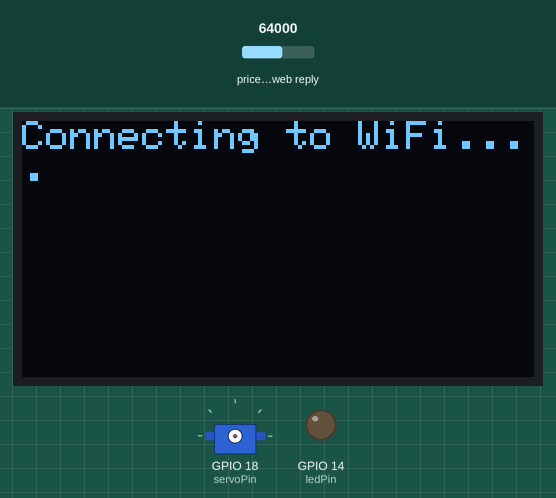
This sketch was run on a simulated ESP32. Shown: 128×64 one-colour display, servo, output pins drawn as LEDs (lit = HIGH). The inputs (shaded band) are chosen by the test bench; at power-on: price in the web reply 64000. WiFi joins after 1.5 s; servers stay silent unless stated; web services answer with replies made up by the test bench; what the sketch prints to the serial monitor is not drawn.

Above: at 0.6 s.
At 1.7 s:
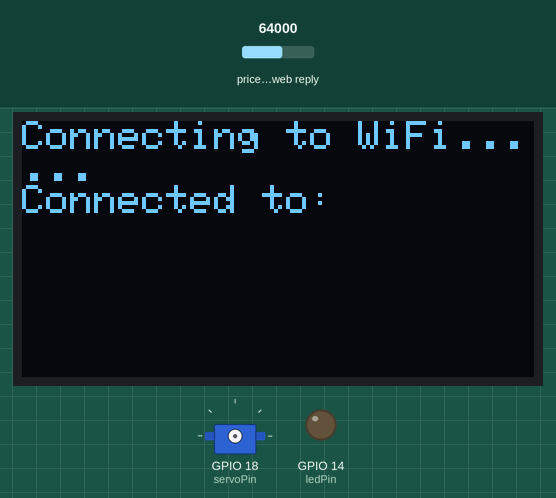
At 3.9 s:
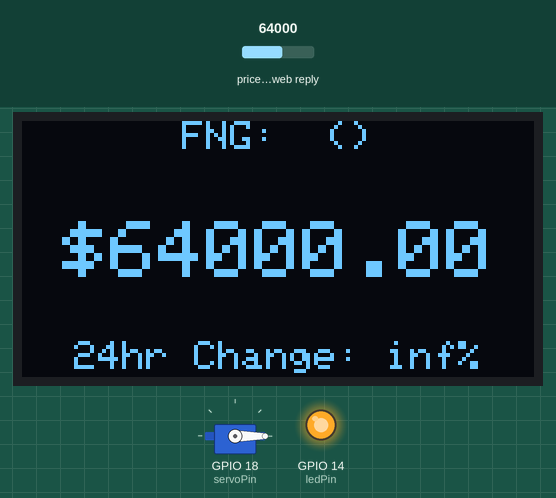

Measured:
- what the display in image 1 shows lasts 1.5 s, from 1.7 s to 3.2 s

The sketch:

btcdevice_OBSOLETE.ino
```cpp
#include <WiFi.h>
#include <WiFiClientSecure.h> // For secure HTTPS connection
#include <HTTPClient.h>
#include <ArduinoJson.h>
#include <ESP32Servo.h> // Use ESP32Servo instead of Servo.h
#include <Adafruit_SSD1306.h>
#include <Wire.h>
#include "secrets.h" // WiFi Configuration (WiFi name and Password)

// OLED display settings
#define SCREEN_WIDTH 128 // OLED display width, in pixels
#define SCREEN_HEIGHT 64 // OLED display height, in pixels
#define OLED_RESET    -1 // Reset pin # (or -1 if sharing Arduino reset pin)
#define SCREEN_ADDRESS 0x3C ///< See datasheet for Address; 0x3D for 128x64, 0x3C for 128x32
Adafruit_SSD1306 display(SCREEN_WIDTH, SCREEN_HEIGHT, &Wire, OLED_RESET);

const int ledPin = 14;    // GPIO14
const int servoPin = 18;
Servo servo;
int servoPos = 0;

// API settings for FNG
const char* fngHost = "api.alternative.me";
const String fngPath = "/fng/";

// API settings for Bitcoin
const char* bitcoinHost = "api.coindesk.com";
const String bitcoinPath = "/v1/bpi/currentprice/BTC.json";
const String historyPath = "/v1/bpi/historical/close.json";

// Timing intervals (in milliseconds)
unsigned long previousFNGMillis = 0;
unsigned long fngInterval = 60000; // 1 minute

unsigned long previousBitcoinMillis = 0;
unsigned long bitcoinInterval = 60000; // 1 minute

String fngValue = "";
String fngClassification = "";

double BTCUSDPrice = 0;
String dayChangeString = "";

void setup() {
  Serial.begin(115200);

  // Initialize OLED display
  if (!display.begin(SSD1306_SWITCHCAPVCC, SCREEN_ADDRESS)) {
    Serial.println(F("SSD1306 allocation failed"));
    for (;;); // Don't proceed, loop forever
  }
  display.clearDisplay();
  display.setTextSize(1);
  display.setTextColor(WHITE);
  display.println("Connecting to WiFi...");
  display.display();

  // Connect to WiFi
  WiFi.begin(SECRET_SSID, SECRET_WIFI_PASSWORD);
  Serial.print("Connecting to WiFi...");
  while (WiFi.status() != WL_CONNECTED) {
    delay(500);
    Serial.print(".");
    display.print(".");
    display.display();
  }
  Serial.println();
  Serial.println("WiFi connected");

  display.println("\nConnected to: ");
  display.print(SECRET_SSID);
  display.display();
  delay(1500);
  display.clearDisplay();
  display.display();

  // Initialize Servo
  servo.attach(servoPin, 500, 2400); // Attach servo with min and max pulse widths
  servo.write(servoPos);

  // Initialize LED, not working now
  pinMode(ledPin, OUTPUT);
  digitalWrite(ledPin, HIGH); // Turn LED on initially

  fetchFNGData();
  fetchBitcoinData();
}

void loop() {
  unsigned long currentMillis = millis();

  // Fetch FNG data at defined intervals
  if (currentMillis - previousFNGMillis >= fngInterval) {
    previousFNGMillis = currentMillis;
    fetchFNGData();
  }

  // Fetch Bitcoin data at defined intervals
  if (currentMillis - previousBitcoinMillis >= bitcoinInterval) {
    previousBitcoinMillis = currentMillis;
    fetchBitcoinData();
  }

  // Add any additional non-blocking code here
}

// Function to fetch and process FNG data
void fetchFNGData() {
  if (WiFi.status() == WL_CONNECTED) {
    HTTPClient http;
    WiFiClientSecure client;
    client.setInsecure(); // Not recommended for production

    String url = "https://" + String(fngHost) + fngPath;
    Serial.print("Connecting to FNG API: ");
    Serial.println(url);

    http.begin(client, url);
    int httpCode = http.GET();

    if (httpCode == HTTP_CODE_OK) {
      String payload = http.getString();
      StaticJsonDocument<300> doc;
      DeserializationError error = deserializeJson(doc, payload);

      if (error) {
        Serial.print(F("deserializeJson() failed: "));
        Serial.println(error.f_str());
        http.end();
        return;
      }

      fngValue = doc["data"][0]["value"].as<String>();
      fngClassification = doc["data"][0]["value_classification"].as<String>();
      String nextUpdate = doc["data"][0]["time_until_update"];
      Serial.print("Fear and Greed Index: ");
      Serial.println(fngValue);
      Serial.print("Classification: ");
      Serial.println(fngClassification);

      servoPos = abs((fngValue.toInt() * 1.8) - 180); // Map 0-100 to 0-180
      servo.write(servoPos);
      Serial.print("Servo Position: ");
      Serial.println(servoPos);

      if (fngValue.toInt() > 60) { // Greed
        digitalWrite(ledPin, HIGH); // Turn LED on
      } else if (fngValue.toInt() < 40) { // Fear
        digitalWrite(ledPin, LOW); // Turn LED off
      } else {
        // Medium, toggle LED
        digitalWrite(ledPin, !digitalRead(ledPin));
      }

    } else {
      Serial.print("FNG GET failed, error: ");
      Serial.println(httpCode);
    }
    http.end();
  } else {
    Serial.println("WiFi not connected");
  }
}

// Function to fetch and process Bitcoin data
void fetchBitcoinData() {
  if (WiFi.status() == WL_CONNECTED) {
    HTTPClient http;
    WiFiClientSecure client;
    client.setInsecure(); // Not recommended for production

    String url = "https://" + String(bitcoinHost) + bitcoinPath;
    Serial.print("Connecting to Bitcoin API: ");
    Serial.println(url);

    http.begin(client, url);
    int httpCode = http.GET();

    if (httpCode == HTTP_CODE_OK) {
      String payload = http.getString();
      StaticJsonDocument<2000> doc;
      DeserializationError error = deserializeJson(doc, payload);

      if (error) {
        Serial.print(F("deserializeJson Failed: "));
        Serial.println(error.f_str());
        http.end();
        return;
      }

      Serial.print("HTTP Status Code: ");
      Serial.println(httpCode);

      BTCUSDPrice = doc["bpi"]["USD"]["rate_float"].as<double>();
      String lastUpdated = doc["time"]["updated"].as<String>();
      Serial.print("BTC/USD Price: ");
      Serial.println(BTCUSDPrice);

      Serial.print("Getting history...");
      String historyUrl = "https://" + String(bitcoinHost) + historyPath;
      http.end(); // Close previous connection
      http.begin(client, historyUrl);
      int historyHttpCode = http.GET();

      if (historyHttpCode == HTTP_CODE_OK) {
        String historyPayload = http.getString();
        StaticJsonDocument<2000> historyDoc;
        DeserializationError historyError = deserializeJson(historyDoc, historyPayload);

        if (historyError) {
          Serial.print(F("deserializeJson(History) failed: "));
          Serial.println(historyError.f_str());
          http.end();
          return;
        }

        Serial.print("History HTTP Status Code: ");
        Serial.println(historyHttpCode);
        JsonObject bpi = historyDoc["bpi"].as<JsonObject>();
        double yesterdayPrice = 0;
        for (JsonPair kv : bpi) {
          yesterdayPrice = kv.value().as<double>();
        }

        Serial.print("Yesterday's Price: ");
        Serial.println(yesterdayPrice);

        bool isUp = BTCUSDPrice > yesterdayPrice;
        double percentChange;

        if (isUp) {
          percentChange = ((BTCUSDPrice - yesterdayPrice) / yesterdayPrice) * 100;
        } else {
          percentChange = ((BTCUSDPrice - yesterdayPrice) / yesterdayPrice) * 100;
        }

        Serial.print("Percent Change: ");
        Serial.println(percentChange);

        dayChangeString = "24hr Change: " + String(percentChange, 2) + "%";

        updateDisplay();

        http.end();
      } else {
        Serial.print("History GET failed, error: ");
        Serial.println(historyHttpCode);
      }
    } else {
      Serial.print("Bitcoin GET failed, error: ");
      Serial.println(httpCode);
    }
    http.end();
  } else {
    Serial.println("WiFi not connected");
  }
}

// Function to update the OLED display with all the data
void updateDisplay() {
  display.clearDisplay();

  // FNG Data
  display.setTextSize(1);
  String fngDisplayString = "FNG: " + fngValue + " (" + fngClassification + ")";
  printCenter(fngDisplayString, 0, 0);

  // BTC Price
  display.setTextSize(2);
  printCenter("$" + String(BTCUSDPrice, 2), 0, 25);

  // 24hr Change
  display.setTextSize(1);
  printCenter(dayChangeString, 0, 55);

  display.display();
}

// Helper function to center text on the OLED display
void printCenter(const String buf, int x, int y) {
  int16_t x1, y1;
  uint16_t w, h;
  display.getTextBounds(buf, x, y, &x1, &y1, &w, &h); // Calculate width of the string
  display.setCursor((SCREEN_WIDTH - w) / 2, y);
  display.print(buf);
}
```

secrets.h
```cpp
// rename this file to `secrets.h`
#define SECRET_SSID ""
#define SECRET_WIFI_PASSWORD ""

// https://pro.coinmarketcap.com/account
// https://coinmarketcap.com/api/documentation/v1/#section/Endpoint-Overview
#define SECRET_CMC_API_KEY   ""
```
